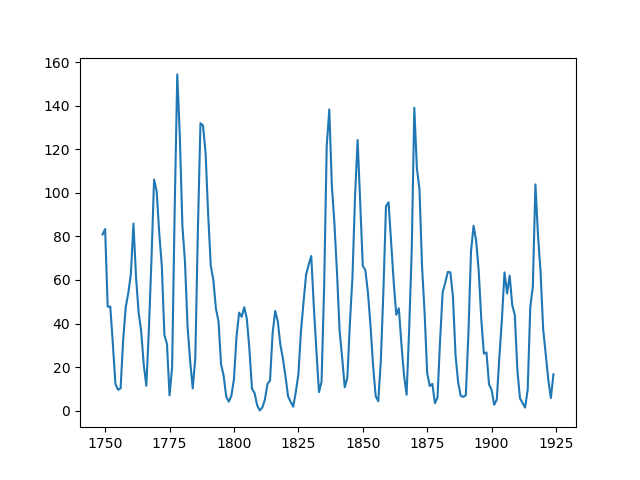

This figure's Python source:
 import pandas as pd
 import matplotlib as plt
 file =  pd.read_csv("C:/Users/gestor/Downloads/a2_MANCHAS(1).csv")
 import matplotlib.pyplot as plit
 a = list(file["Ano"])
 b = list(file["manchas"])
 plit.plot(a,b)
[<matplotlib.lines.Line2D object at 0x0833F930>]
 plit.savefig("resultado.png")
